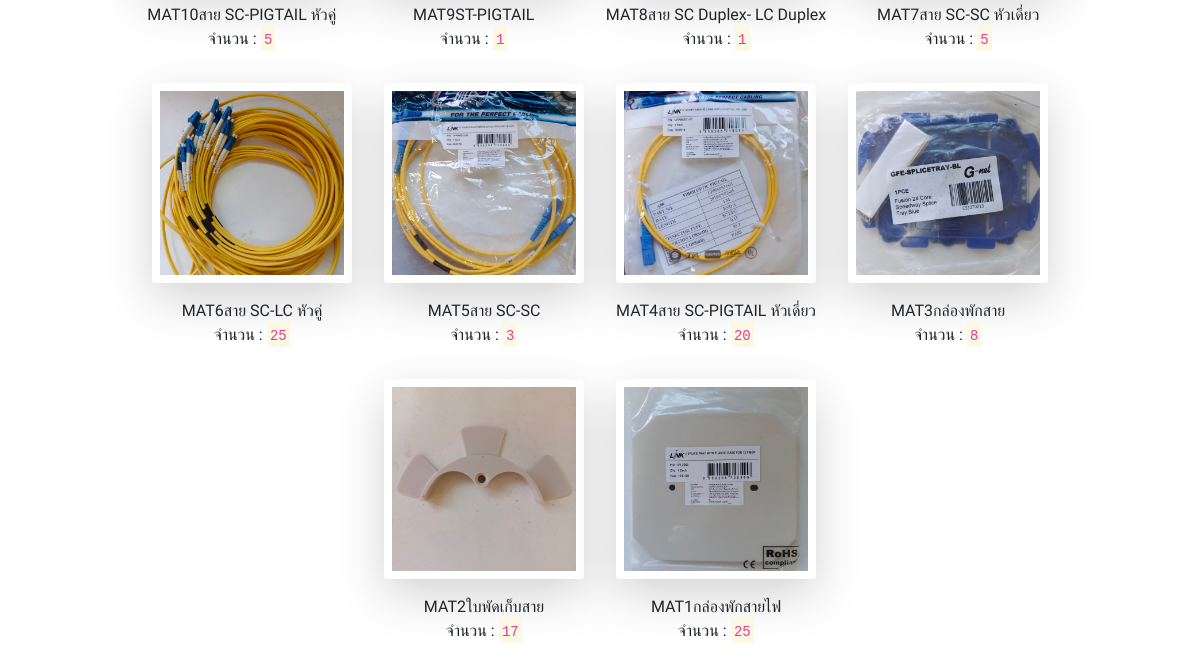
Before: /main (signed in, lower part) with the older database file.
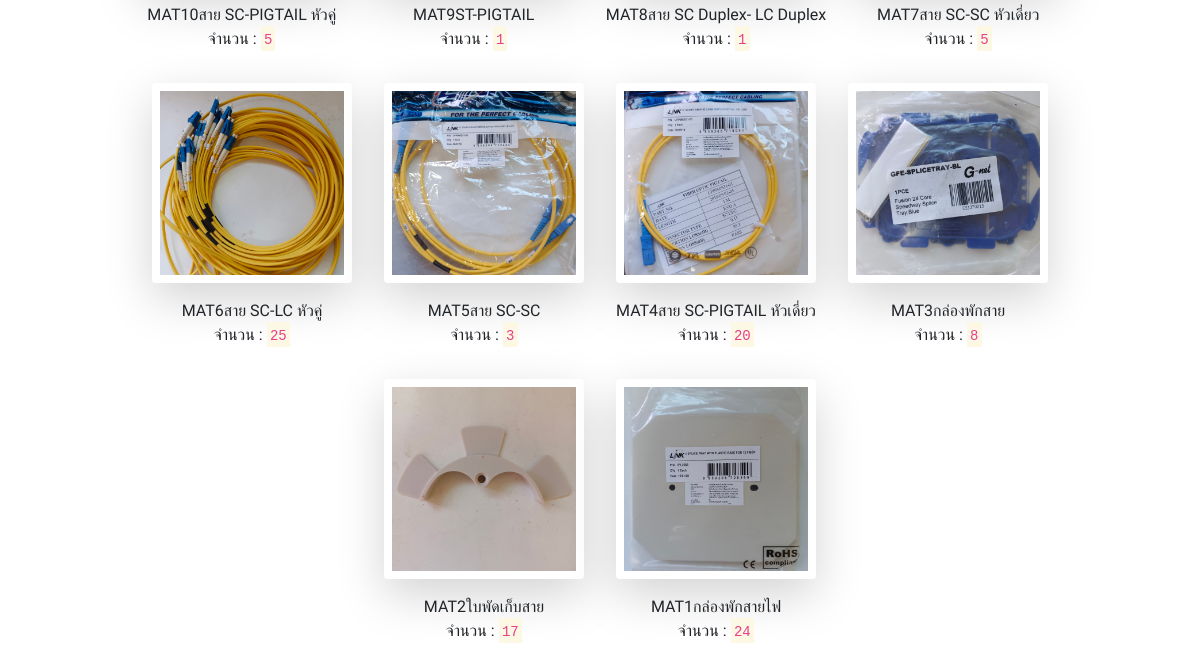
After: the same page with the newer database file.
### storage_tns_app/models.py (models this page shows, shortened)
class storage(models.Model):
    order = models.AutoField(auto_created=True, primary_key=True) #mat001 #tns001
    Masterkey = models.CharField(max_length=50,blank=True)
    Name = models.CharField(max_length=50,blank=True)
    Brand = models.CharField(max_length=50, blank=True)
    Type = models.CharField(max_length=50, blank=True)
    Category = models.CharField(max_length=50, blank=True)
    Amount = models.IntegerField()
    Picture = models.ImageField(upload_to='storage', blank=True)

### storage_tns_app/views.py (the view)
# urls.py: re_path(r'^main$',main,name='main'),
def main(request):
    user = request.session.get('user')
    if(user == None):
        return redirect('login')
    searchBox = storage.objects.all()
    categorySearch = categoryDB.objects.all()
    typeSearch = typeDB.objects.all()
    if request.method == 'POST':
        keyword = request.POST.get('keyword')
        type = request.POST.get('type')
        category = request.POST.get('category')
        items = storage.objects.filter(Name__contains = keyword , Type__contains = type , Category__contains = category)
        return render(request, 'main.html',{'user':user,'storage':items,'keyword':keyword,'searchBox':searchBox ,'type':type,'category':category,'categorySearch':categorySearch,'typeSearch':typeSearch})
    else:
        items = reversed(storage.objects.all())
    return render(request, 'main.html',{'user':user,'storage':items,'searchBox':searchBox,'categorySearch':categorySearch,'typeSearch':typeSearch})

### Templates/main.html (shortened to what this page needs)
{% extends "base.html" %}
{% block content %}
{% load static %}
</head>
  <body>
    <br>
      <div class="container">
        <div class="d-flex align-content-start justify-content-center flex-wrap">
          {% for item in storage %}
          <div class="p-3 text-center">
            <a href="product?id={{ item.order }}" target="_blank">
            <img src="static/media/{{ item.Picture }}" class="mx-auto d-block shadow-lg p-2 mb-3 bg-white rounded" width="200" height="200" alt="{{ item.Picture }}"></a>
            <div>{{ item.Masterkey }}{{ item.Name }}</div>
            จำนวน : <mark><code>{{ item.Amount }}</code></mark>
          </div>
          {% endfor %}
        </div>
      </div>
  </body>
{% endblock content %}

### Templates/base.html (shortened to what this page needs)
{% load static %}
<!DOCTYPE html>
<html lang="en" dir="ltr">
  <head>
    <link rel="stylesheet" href="https://cdn.jsdelivr.net/npm/bootstrap@4.6.0/dist/css/bootstrap.min.css" />
    <link rel="stylesheet" href="https://use.fontawesome.com/releases/v5.7.2/css/all.css" />
  {% block content %}
      {% endblock content %}
</html>

### Templates/base.html (style rules this page uses)
body { font-family: 'Prompt', sans-serif; }

Changed rows visible on the page:
changed storage "MAT1": Amount "25" → "24"
